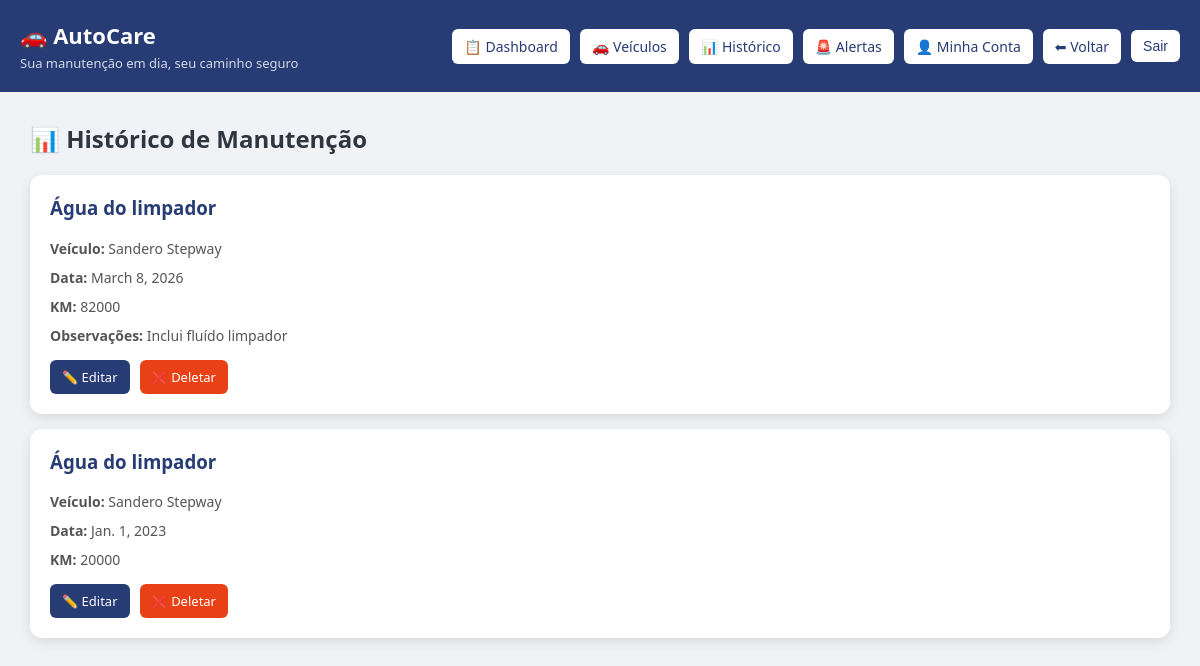
Page /historico/ (signed in) on the earlier database version.
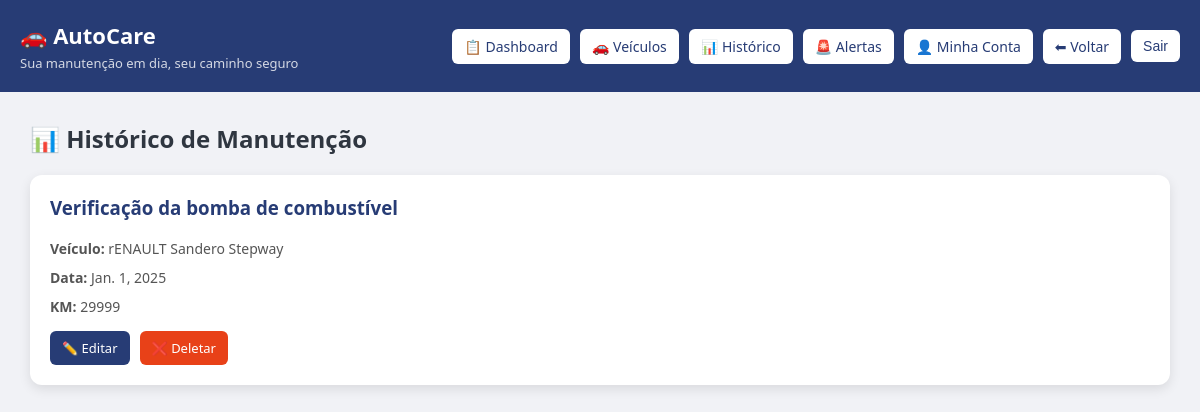
Same page on the later database version.
### core/models.py (models this page shows, shortened)
class Manutencao(models.Model):
    veiculo = models.ForeignKey(Veiculo, on_delete=models.CASCADE)
    tipo = models.ForeignKey(TipoManutencao, on_delete=models.CASCADE)
    data = models.DateField()
    km = models.IntegerField()
    observacoes = models.TextField(blank=True)
    alerta_7_dias_antes = models.BooleanField(default=False)
    alerta_no_dia = models.BooleanField(default=False)
    alerta_7_dias_depois = models.BooleanField(default=False)
    alerta_atrasado = models.BooleanField(default=False)

class TipoManutencao(models.Model):
    nome = models.CharField(max_length=100)
    categoria = models.ForeignKey(Categoria, on_delete=models.CASCADE)
    frequencia_dias = models.IntegerField(null=True, blank=True)
    frequencia_km = models.IntegerField(null=True, blank=True)

class Veiculo(models.Model):
    usuario = models.ForeignKey(User, on_delete=models.CASCADE)
    marca = models.CharField(max_length=100, default="")
    modelo = models.CharField(max_length=100)
    ano = models.IntegerField()
    km_atual = models.IntegerField()

### core/views.py (the view)
# urls.py: path('historico/', views.historico, name='historico'),
@login_required
def historico(request):
    manutencoes = Manutencao.objects.filter(
        veiculo__usuario=request.user
    ).order_by('-data')
    return render(request, 'historico.html', {
        'manutencoes': manutencoes
    })

### templates/historico.html (shortened to what this page needs)
<!DOCTYPE html>
<html>
<head>
</head>
<body>
<div class="header">
    <div class="left">
        <div class="logo">🚗 AutoCare</div>
        <div class="slogan">Sua manutenção em dia, seu caminho seguro</div>
    </div>
    <div class="menu">
        <a href="/" class="btn-menu">📋 Dashboard</a>
        <a href="/veiculos/" class="btn-menu">🚗 Veículos</a>
        <a href="/historico/" class="btn-menu">📊 Histórico</a>
        <a href="/alertas/" class="btn-menu">🚨 Alertas</a>
        <a href="/minha-conta/" class="btn-menu">👤 Minha Conta</a>
        <a href="javascript:history.back()" class="btn-menu">⬅ Voltar</a>
        <form action="/accounts/logout/" method="post" style="display:inline;">
            <button type="submit" class="btn-menu">Sair</button>
        </form>
    </div>
</div>
<div class="container">
    <h2>📊 Histórico de Manutenção</h2>
    {% if manutencoes %}
        {% for m in manutencoes %}
        <div class="card">
            <h3>{{ m.tipo.nome }}</h3>
            <div class="info">
                <b>Veículo:</b> {{ m.veiculo.marca }} {{ m.veiculo.modelo }}
            </div>
            <div class="info">
                <b>Data:</b> {{ m.data }}
            </div>
            <div class="info">
                <b>KM:</b> {{ m.km }}
            </div>
            {% if m.observacoes %}
            <div class="info">
                <b>Observações:</b> {{ m.observacoes }}
            </div>
            {% endif %}
            <div class="btn-group">
                <a href="{% url 'editar_manutencao' m.id %}" class="btn editar">
                    ✏️ Editar
                </a>
                <a href="{% url 'deletar_manutencao' m.id %}" class="btn deletar">
                    ❌ Deletar
                </a>
            </div>
        </div>
        {% endfor %}
    {% else %}
        <div class="empty">
            🔧 Cadastre suas primeiras manutenções para começar a receber alertas.
        </div>
    {% endif %}
</div>
</body>
</html>

### templates/historico.html (style rules this page uses)
body { font-family: 'Segoe UI', Arial; background: #f1f2f6; margin: 0; }
.header { background: #273c75; color: white; padding: 20px; display: flex; justify-content: space-between; align-items: center; }
.left { display: flex; flex-direction: column; }
.logo { font-size: 22px; font-weight: bold; }
.slogan { font-size: 13px; opacity: 0.8; margin-top: 4px; }
.menu { display: flex; gap: 10px; align-items: center; }
.btn-menu { background: white; color: #273c75; padding: 8px 12px; border-radius: 6px; text-decoration: none; font-size: 14px; border: none; cursor: pointer; }
.container { padding: 30px; }
h2 { margin-top: 0; color: #2f3640; }
.card { background: white; padding: 20px; border-radius: 12px; margin-bottom: 15px; box-shadow: 0 4px 12px rgba(0,0,0,0.1); }
.card h3 { margin-top: 0; color: #273c75; }
.info { margin-top: 10px; font-size: 14px; color: #555; }
.btn-group { margin-top: 15px; display: flex; gap: 10px; }
.btn { padding: 8px 12px; border-radius: 6px; text-decoration: none; font-size: 13px; }
.editar { background: #273c75; color: white; }
.deletar { background: #e84118; color: white; }

Differences in the rows shown:
removed Manutencao: tipo.nome "Água do limpador", veiculo.modelo "Sandero Stepway", data "March 8, 2026", km "82000", observacoes "Inclui fluído limpador"
removed Manutencao: tipo.nome "Água do limpador", veiculo.modelo "Sandero Stepway", data "Jan. 1, 2023", km "20000"
added Manutencao: tipo.nome "Verificação da bomba de combustível", veiculo.marca "rENAULT", veiculo.modelo "Sandero Stepway", data "Jan. 1, 2025", km "29999"
